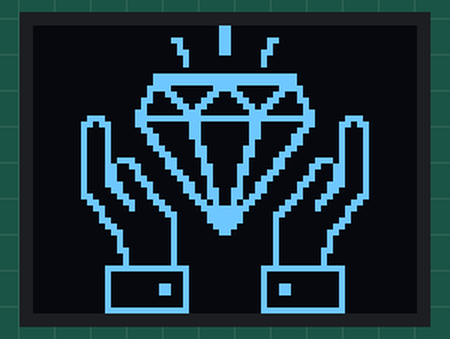
Recording of a sketch running on a simulated ESP8266 (NodeMCU). Shown: 64×48 one-colour display. WiFi joins after 1.5 s; servers stay silent unless stated; uploads are accepted with an empty reply; what the sketch prints to the serial monitor is not drawn.

Above: at 0.1 s.

The sketch:

StockPriceFetcher.ino
```cpp
#include <ESP8266WiFi.h>
#include <ESP8266HTTPClient.h>
#include <WiFiClientSecureBearSSL.h>
#include <ArduinoJson.h>
#include <SSD1306Wire.h>

#define WIFI_SSID ""
#define WIFI_PASSWORD ""
#define TOKEN "pk_"
#define STOCK_SYMBOL "GME"
#define INTERVAL 60000
#define DISPLAY_WIDTH 64
#define DISPLAY_GEOMETRY GEOMETRY_64_48
#define ROW_HEIGHT 24
#define FONT ArialMT_Plain_16
#define VALUE_COUNT 2

struct value {
  const char* title;
  const char* key;
  int multiplier;
  int digits;
};

value values[VALUE_COUNT] = {
  {title: "$", key: "latestPrice", multiplier: 1, digits: 5},
  {title: "%", key: "changePercent", multiplier: 100, digits: 3},
};

HTTPClient https;
std::unique_ptr<BearSSL::WiFiClientSecure>client(new BearSSL::WiFiClientSecure);
SSD1306Wire display(0x3c, SDA, SCL, DISPLAY_GEOMETRY);
const char * endpoint = "https://cloud.iexapis.com/stable/stock/" STOCK_SYMBOL "/quote?token=" TOKEN;

const unsigned char diamondHands [] = {
  0x00, 0x00, 0x80, 0x01, 0x00, 0x00, 0x00, 0x00, 0x80, 0x01, 0x00, 0x00,
  0x00, 0x80, 0x81, 0x81, 0x01, 0x00, 0x00, 0x00, 0x81, 0x81, 0x00, 0x00,
  0x00, 0x00, 0x83, 0xC1, 0x00, 0x00, 0x00, 0x00, 0x02, 0x40, 0x00, 0x00,
  0x00, 0x00, 0x02, 0x40, 0x00, 0x00, 0x00, 0x00, 0x00, 0x00, 0x00, 0x00,
  0x00, 0xF0, 0xFF, 0xFF, 0x0F, 0x00, 0x00, 0xF0, 0xFF, 0xFF, 0x0F, 0x00,
  0x00, 0x78, 0xC0, 0x03, 0x1E, 0x00, 0x00, 0xC8, 0x60, 0x06, 0x13, 0x00,
  0x00, 0x8C, 0x31, 0x8C, 0x31, 0x00, 0x00, 0x04, 0x1B, 0xD8, 0x20, 0x00,
  0x00, 0x06, 0x0E, 0x70, 0x60, 0x00, 0x0E, 0xFE, 0xFF, 0xFF, 0x7F, 0x70,
  0x1B, 0x06, 0x0C, 0x30, 0x60, 0xD8, 0x11, 0x0C, 0x0C, 0x30, 0x30, 0x88,
  0x11, 0x18, 0x0C, 0x30, 0x18, 0x88, 0x11, 0x18, 0x08, 0x10, 0x18, 0x88,
  0x11, 0x30, 0x18, 0x18, 0x0C, 0x88, 0x11, 0x60, 0x18, 0x18, 0x06, 0x88,
  0xD1, 0xC1, 0x10, 0x08, 0x83, 0x8B, 0x31, 0xC3, 0x30, 0x0C, 0xC3, 0x8C,
  0x31, 0x82, 0x31, 0x8C, 0x41, 0x8C, 0x31, 0x06, 0x23, 0xC4, 0x60, 0x8C,
  0x71, 0x0C, 0x26, 0x64, 0x30, 0x8E, 0x61, 0x08, 0x66, 0x66, 0x10, 0x86,
  0xC3, 0x18, 0x6C, 0x36, 0x18, 0xC3, 0x86, 0x31, 0x58, 0x1A, 0x8C, 0x61,
  0x0C, 0x61, 0xF0, 0x0F, 0x86, 0x30, 0x08, 0xC0, 0xE0, 0x07, 0x03, 0x10,
  0x18, 0x80, 0xE0, 0x07, 0x01, 0x18, 0x30, 0x80, 0xC0, 0x03, 0x01, 0x0C,
  0x60, 0x80, 0x80, 0x01, 0x01, 0x06, 0x40, 0x80, 0x00, 0x00, 0x01, 0x02,
  0x40, 0x80, 0x00, 0x00, 0x01, 0x02, 0xC0, 0x80, 0x00, 0x00, 0x01, 0x03,
  0x80, 0x80, 0x00, 0x00, 0x01, 0x01, 0x80, 0x80, 0x00, 0x00, 0x01, 0x01,
  0xF0, 0xFF, 0x03, 0xC0, 0xFF, 0x0F, 0x10, 0x00, 0x02, 0x40, 0x00, 0x08,
  0x10, 0x00, 0x02, 0x40, 0x00, 0x08, 0x10, 0x60, 0x02, 0x40, 0x06, 0x08,
  0x10, 0x60, 0x02, 0x40, 0x06, 0x08, 0x10, 0x00, 0x02, 0x40, 0x00, 0x08,
  0x10, 0x00, 0x02, 0x40, 0x00, 0x08, 0xF0, 0xFF, 0x03, 0xC0, 0xFF, 0x0F,
};

void drawDiamondHands() {
  int offset = (DISPLAY_WIDTH - 48) / 2;
  display.clear();
  display.drawXbm(offset, 0, 48, 48, diamondHands);
  display.display();
}

void drawRow(int row, const char* title, float value, int digits) {
  char buffer [16] {};
  gcvt(value, digits, buffer);
  int offset = row * ROW_HEIGHT;
  display.setTextAlignment(TEXT_ALIGN_LEFT);
  display.drawString(0, offset, title);
  display.setTextAlignment(TEXT_ALIGN_RIGHT);
  display.drawString(DISPLAY_WIDTH, offset, buffer);
}

void update() {
  drawDiamondHands();

  if (!https.begin(*client, endpoint)) {
    Serial.println("Failed to begin API request");
    return;
  }

  int status = https.GET();
  if (status != HTTP_CODE_OK) {
    Serial.print("API request failed: ");
    Serial.println(status);
    return;
  }

  String body = https.getString();
  https.end();

  Serial.println("Response: ");
  Serial.println(body);
  Serial.println();

  StaticJsonDocument<256> filter;
  for (int i = 0; i < VALUE_COUNT; i++) {
    filter[values[i].key] = true;
  }

  StaticJsonDocument<512> json;
  DeserializationError error = deserializeJson(json, body, DeserializationOption::Filter(filter));
  if (error) {
    Serial.println("Failed to deseiralice JSON:");
    Serial.println(body);
    return;
  }

  Serial.println("Parsed JSON: ");
  serializeJsonPretty(json, Serial);
  Serial.println();

  display.clear();
  for (int i = 0; i < VALUE_COUNT; i++) {
    float value = json[values[i].key];
    drawRow(i, values[i].title, value * values[i].multiplier, values[i].digits);
  }
  display.display();
  return;
}

void setup() {
  Serial.begin(115200);
  WiFi.begin(WIFI_SSID, WIFI_PASSWORD);
  client->setInsecure();
  display.init();
  display.setFont(FONT);
  Serial.println();
}

void loop() {
  if (WiFi.status() == WL_CONNECTED) {
    update();
    delay(INTERVAL);
  } else {
    drawDiamondHands();
    delay(1000);
  }
}
```
